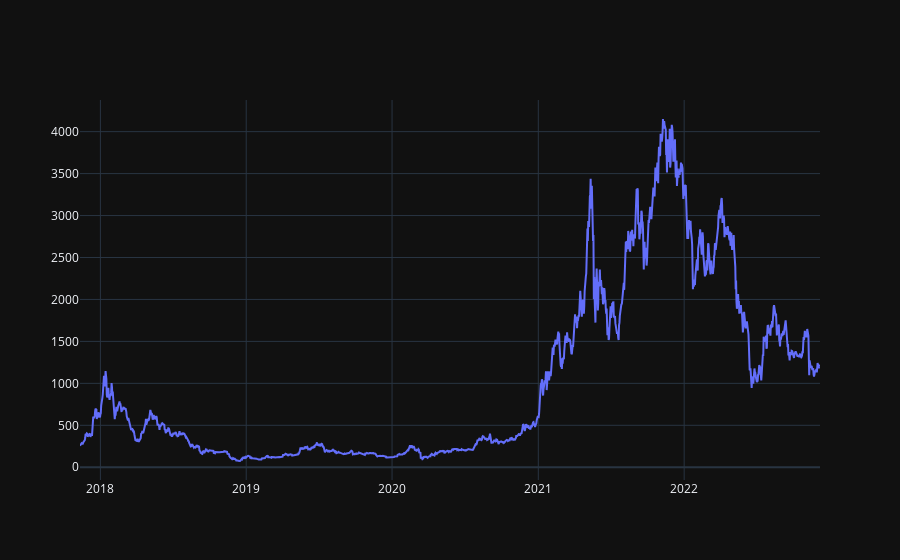

Notebook source saved alongside this figure:
### Code cell
data = pd.read_csv(filepath_or_buffer="ETH-EUR_11_11_2017-07_12_2022.csv", index_col="Date")
btc_trace = go.Scatter(x=data.index, y=data['Open'], name= 'Price')
py.iplot([btc_trace])

### Figure 1 — Plotly figure (JSON) as saved in the notebook; plotly's stock layout.template omitted (floating-point values rounded to 4 significant figures; data arrays with more than 128 entries replaced by an {"elided": "..."} marker saying what was removed)
{"data": [{"name": "Price", "x": {"elided": "1853 str values"}, "y": {"elided": "1853 float values"}, "type": "scatter"}], "layout": {}}
